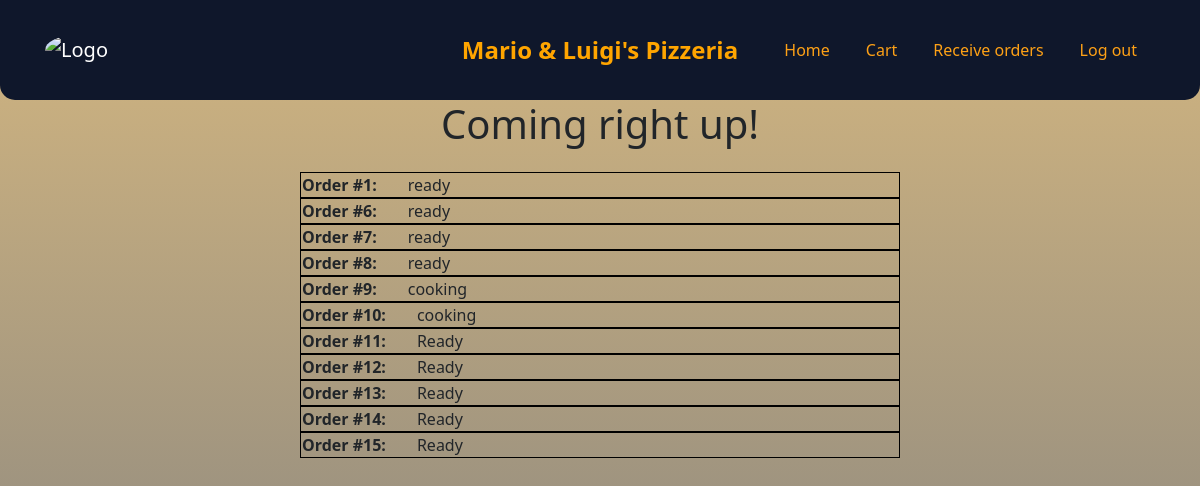
The page /orders-board (signed in) on the database its author committed.
### website/models.py (models this page shows)
class Order(db.Model):
    id = db.Column(db.Integer, primary_key=True)    #primary key
    date = db.Column(db.DateTime(timezone=True), default=func.now())  #current date
    user_id = db.Column(db.Integer, db.ForeignKey('user.id'))         #foreign key
    status = db.Column(db.String(150))
    orderedItems = db.Column(db.String(500))

### website/views.py (the view)
@views.route('/orders-board', methods=['GET'])
@login_required
def ordersBoard():
    userOrders= Order.query.filter(Order.user_id == current_user.id).all()
    return render_template("ordersBoard.html", user=current_user, orders=userOrders)

### website/templates/ordersBoard.html (shortened to what this page needs)
{% extends "base.html" %}
{% block content %}
<div class="center-container">
    <h1 class="center-text">Coming right up!</h1>
    <br>
    <table class="center-table">
        <tbody>
            {% for ord in orders %}
                <tr class="order-on-board">
                    <td class="order-number">Order #{{ord.id}}:</td>
                    <td class="status">{{ord.status}}</td>
                </tr>
            {% endfor %}
        </tbody>
    </table>
</div>
</div>
{% endblock %}

### website/static/css/styles.css (style rules this page uses)
body { font-family: system-ui, -apple-system, BlinkMacSystemFont, 'Segoe UI', Roboto, Oxygen, Ubuntu, Cantarell, 'Open Sans', 'Helvetica Neue', sans-serif; background: linear-gradient(rgba(165, 108, 2, 0.5), rgba(0, 0, 0, 0.5)); background-attachment: fixed; background-repeat: no-repeat; }
:root { --primary: #FEA116; --light: #F1F8FF; --dark: #0F172B; }
.order-on-board { display: flex; flex-direction: row; gap: 20px; }
.order-number { font-weight: bold; }
.center-text { text-align: center; margin: 0 auto; display: block; }
.order-on-board { border: 1px solid #000; }
.center-table { margin: 0 auto; width: 50%; }
.order-number::before { content: ""; display: block; border-right: 1px solid #000; height: 100%; position: absolute; top: 0; right: 0; margin-right: -5px; }
.status { padding-left: 10px; }

### rows shown on the page
Order: id "1", status "ready"
Order: id "6", status "ready"
Order: id "7", status "ready"
Order: id "8", status "ready"
Order: id "9", status "cooking"
Order: id "10", status "cooking"
Order: id "11", status "Ready"
Order: id "12", status "Ready"
Order: id "13", status "Ready"
Order: id "14", status "Ready"
Order: id "15", status "Ready"
